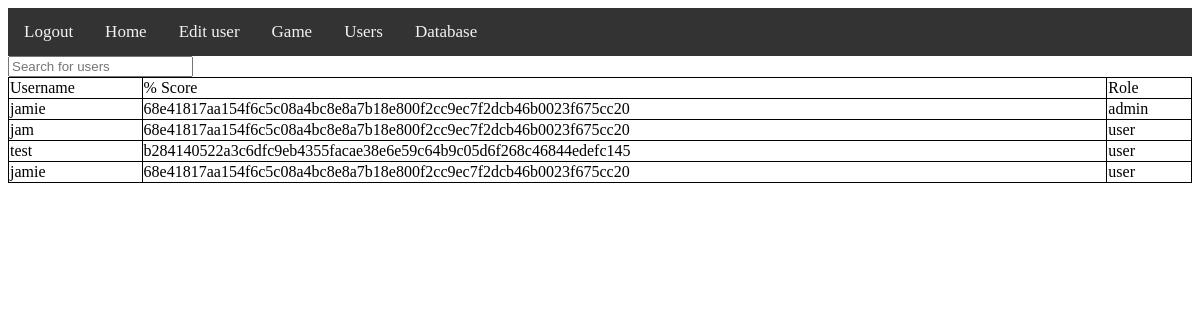
Before: /database/list/ (signed in) with the older database file.
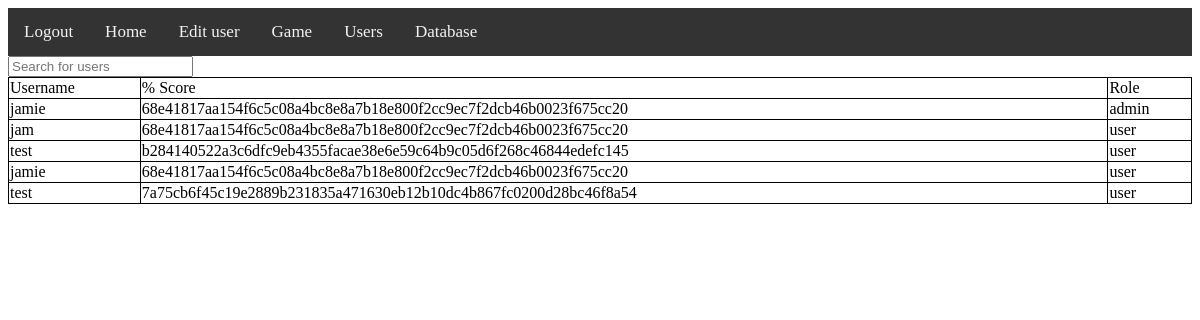
After: the same page with the newer database file.
### tables this page shows
CREATE TABLE users (username characters(100),password characters(100),role characters(100));

### database/database.py (the view)
@database_bp.route("/list/")
def database_list():
    if "username" not in session or "role" not in session:
        session["redirect"] = "database.database_list"
        return redirect(url_for("functions.login"))
    if session["role"] not in admin_roles: #if the user is not an admin
        flash("Need to be admin")
        return redirect(url_for("functions.home")) #send them to the home page
    return render_template("/database/list.html",users=users_db.read(), headings=users_db.columns())

### database_mod.py (called while the page is built)
    def read(self):
        self.c.execute(f"SELECT * FROM {self.table}")
        self.conn.commit()
        self.lines = self.c.fetchall()
        return self.lines

    def columns(self):
        self.c.execute(f"PRAGMA table_info({self.table})")
        self.conn.commit()
        self.columns_values = []
        for x in self.c.fetchall():
            self.columns_values.append(x[1])
        return self.columns_values

### database/templates/database/list.html (shortened to what this page needs)
{% extends "base.html" %}
{% block content %}
<input type="text" onkeyup="table_search()" id="search_box" placeholder="Search for users">
<table id="sort_table_id">
<tr>
    <td onclick="sort_alph(0)">Username</td>
    <td onclick="sort_alph(1)">% Score</td>
    <td onclick="sort_alph(2)">Role</td>
</tr>
{% for user in users %}
    <tr>
    {% for item in user %}
        <td>{{item}}</td>
    {% endfor %}
    </tr>
{% endfor %}
</table>
{% endblock %}

### templates/base.html (shortened to what this page needs)
<!doctype html>
<html>
<head>
<link rel="stylesheet" href="{{ url_for('static',filename='styles/base.css') }}">
</head>
<body>
    <div class="topnav">
        <a href="/logout">Logout</a>
        <a href="/">Home</a>
        <a href="/user/">Edit user</a>
        <a href="/game/">Game</a>
        <a href="/users/">Users</a>
        <a href="/database/">Database</a>
    </div>
    {% block content %}{% endblock %}
</body>
</html>

### static/styles/base.css (style rules this page uses)
.topnav { background-color: #333; overflow: hidden; }
.topnav { overflow: hidden; background-color: #333; }
.topnav a { float: left; color: #f2f2f2; text-align: center; padding: 14px 16px; text-decoration: none; font-size: 17px; }
table, td, th { border: 1px solid black; }
table { width: 100%; border-collapse: collapse; }

Changed rows visible on the page:
added users: username "test", password "7a75cb6f45c19e2889b231835a471630eb12b10dc4b867fc0200d28bc46f8a54", role "user"
